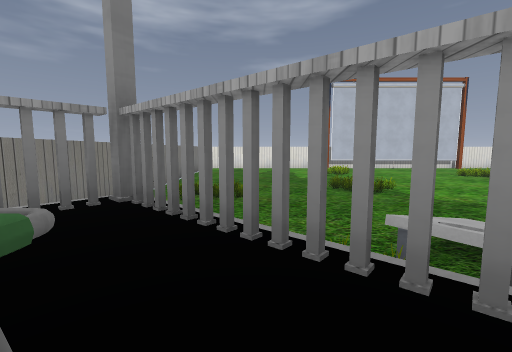
view 1 (above)

22 first-person views from a walk through a level from a Godot 3-D game. The camera is 1.2 m above the floor, tilts 6° down and sees 90° across. The floor is counted in squares, 2 m on a side. Each view is taken from the middle of a square. On the plan, view 1 faces up. The plan holds only what a view shows up to about 9 squares ahead; the rest is blank. Characters and animated objects are left out. Some surface patterns are stand-ins.

view 2
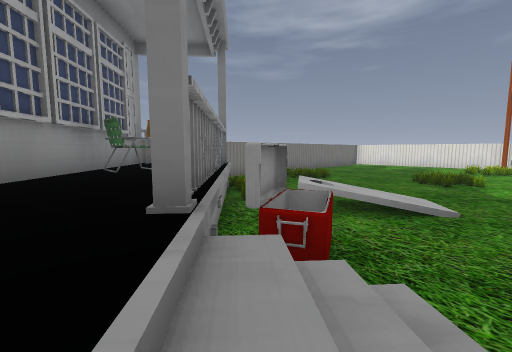

view 3
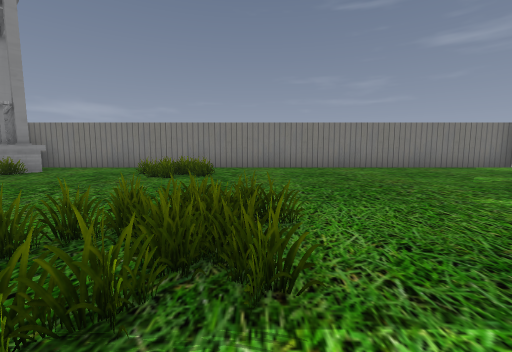

view 4
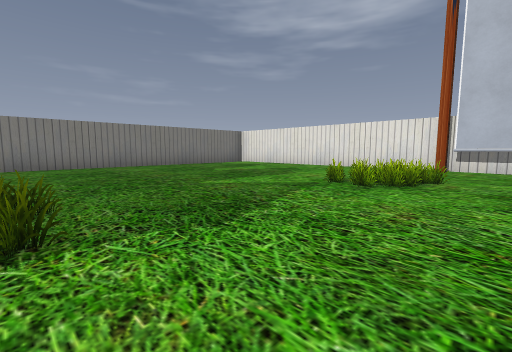

view 5
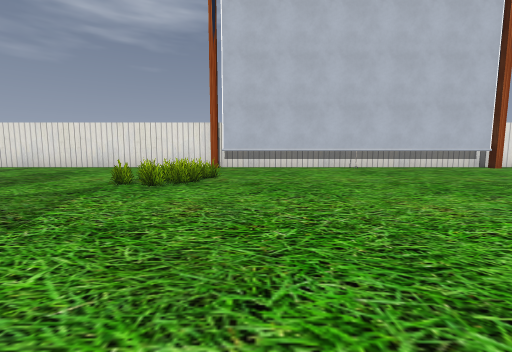

view 6
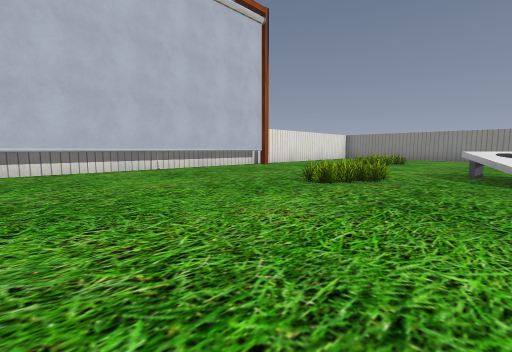

view 7
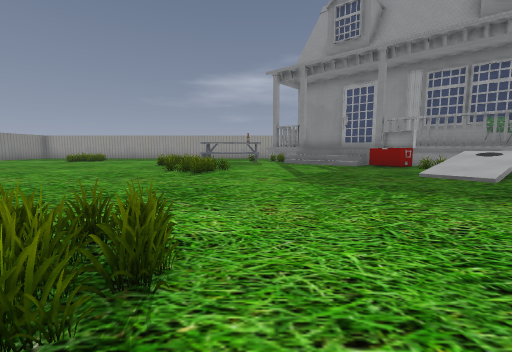

view 8
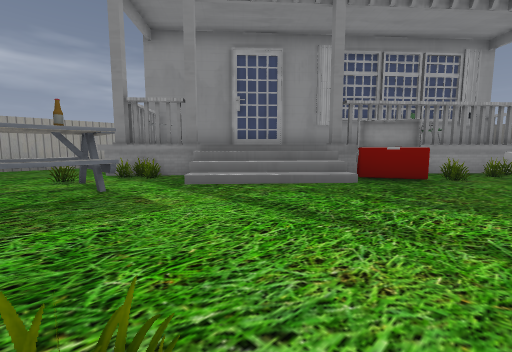

view 9
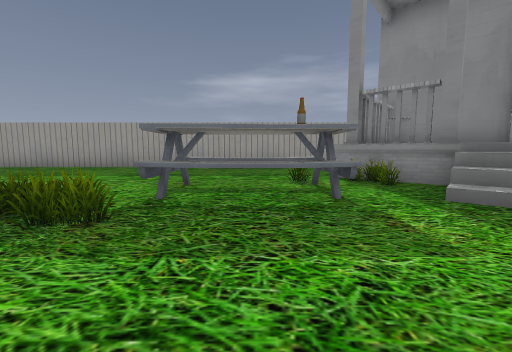

view 10
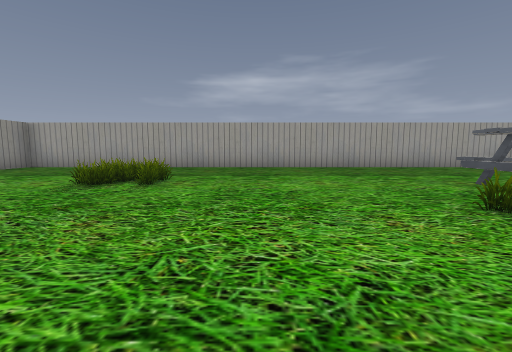

view 11
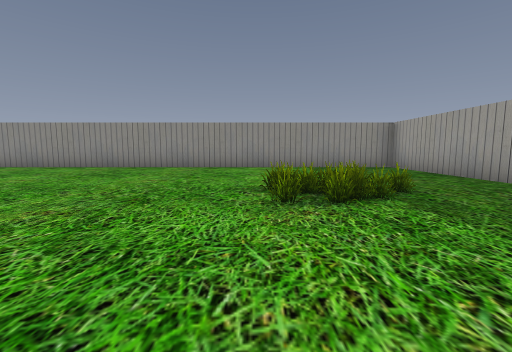

view 12
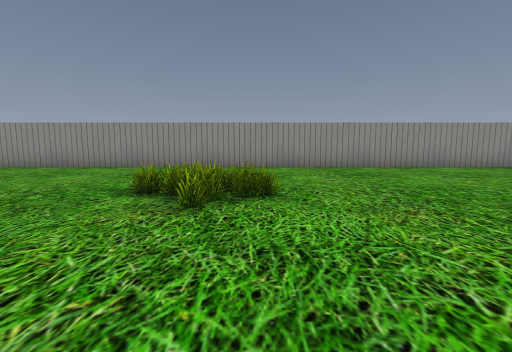

view 13
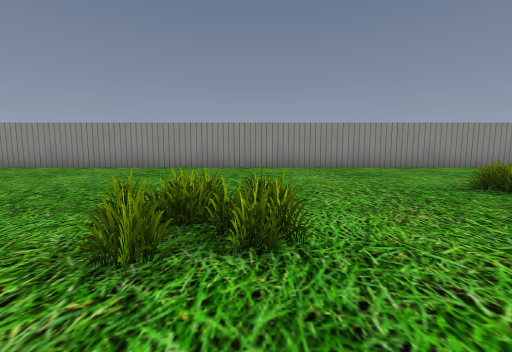

view 14
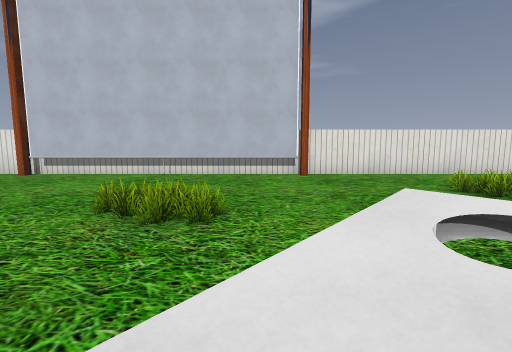

view 15
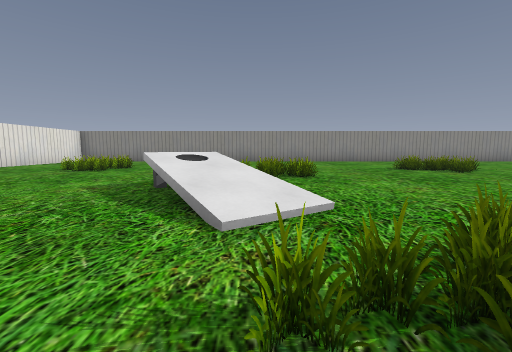

view 16
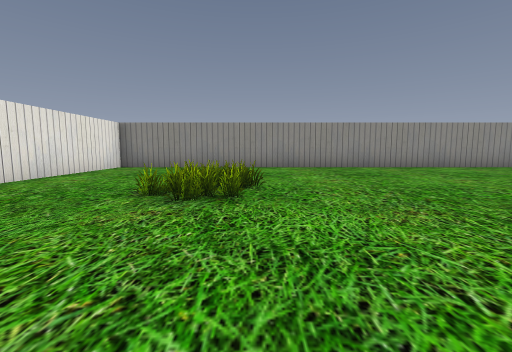

view 17
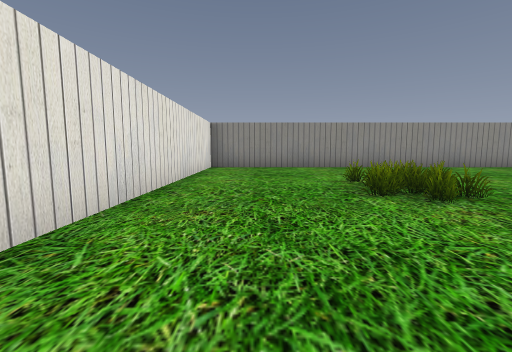

view 18
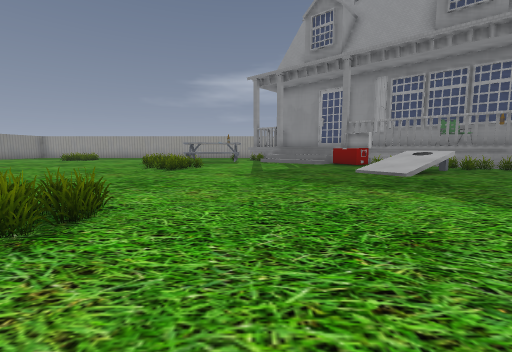

view 19
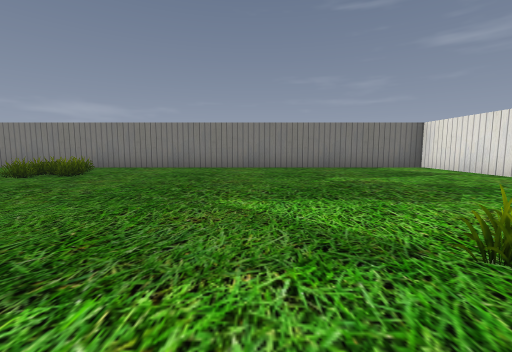

view 20
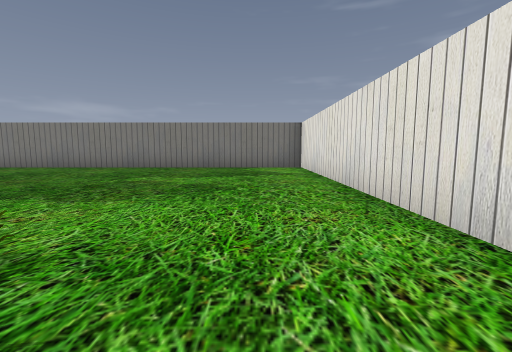

view 21
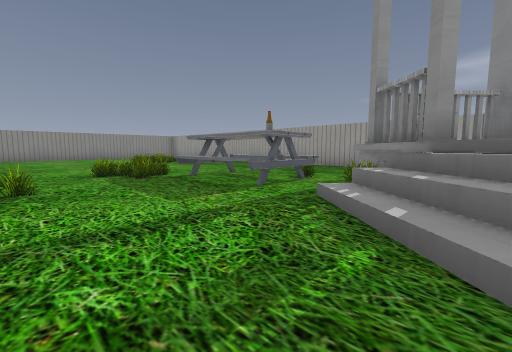

view 22
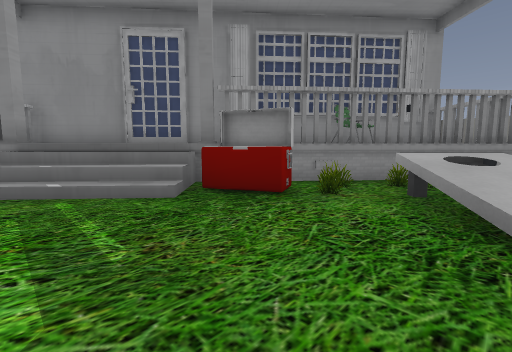

### Floor plan
Key: @ floor where view 1 was taken; # wall or solid block; x gap in a wall; . main floor; : floor 1.5 m higher than the main floor; / step, stairs or slope; = window, fence, low wall or low ledge; ^ raised ledge; v drop or lower ground; C chair; T thing the floor can be seen under or through; O other object.
Columns run from 4 left of view 1 to 22 right of it. Each row starts with its distance up from view 1.
 18 ###########     ###########
 17 #........#########........#
 16 #.........................#
 15 #.........................#
 14 #.........................#
 13 #.........................#
 12 #.........................#
 11 #.........................#
 10 #...............==........#
  9 #..............///........#
  8 #.........................#
  7 #.........................#
  6 #.........................#
  5 #.........................#
  4 #......//.................#
  3 #.^#..=//.................#
  2 #^##^.#/..................#
  1 ##O:x^##..................#
  0  vvC@####/................#
 -1    #  :^///...............#
 -2         :///TTT...........#
 -3           #.TTT...........#
 -4           #TT.............#
 -5           ^^..............#
 -6         ##^...............#
 -7          #................#
 -8          ##################

Positions as (right, up) in squares from view 1, and headings:
1: (0, 0), facing up
2: (5, -2), facing up-left
3: (5, 9), facing left
4: (6, 9), facing up-left
5: (6, 9), facing up
6: (6, 10), facing up-right
7: (8, 9), facing down
8: (9, 2), facing down-left
9: (9, 1), facing down
10: (14, 1), facing down
11: (13, -3), facing right
12: (13, 3), facing right
13: (13, 8), facing right
14: (12, 9), facing up
15: (9, 9), facing right
16: (13, 13), facing right
17: (13, 16), facing right
18: (7, 10), facing down
19: (5, 12), facing left
20: (5, 16), facing left
21: (5, 1), facing down-right
22: (6, 3), facing down-left
